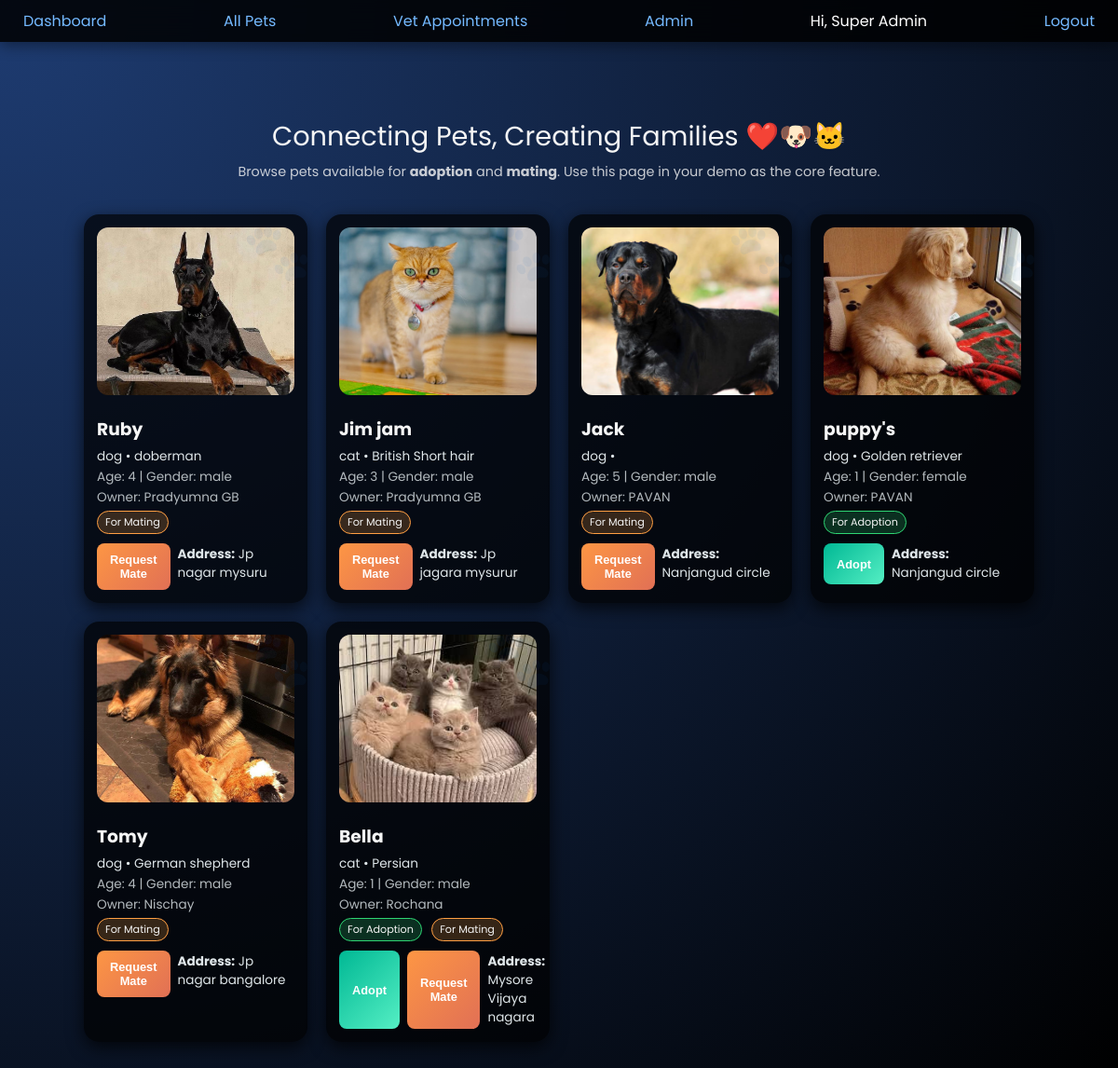
The page /pets (signed in) on the database its author committed.
### models.py (models this page shows)
class User(UserMixin, db.Model):
    __tablename__ = "users"
    id = db.Column(db.Integer, primary_key=True)
    name = db.Column(db.String(120), nullable=False)
    email = db.Column(db.String(120), unique=True, nullable=False)
    password_hash = db.Column(db.String(255), nullable=False)
    role = db.Column(db.String(20), default="owner")  # owner / vet / admin
    city = db.Column(db.String(120))  # optional: for location-based matching
    pets = db.relationship("Pet", backref="owner", lazy=True)

class Pet(db.Model):
    __tablename__ = "pets"
    id = db.Column(db.Integer, primary_key=True)
    name = db.Column(db.String(120), nullable=False)
    species = db.Column(db.String(50), nullable=False)  # dog / cat
    image = db.Column(db.String(200))  # filename of uploaded image
    address = db.Column(db.String(255))  # pet exact location / address
    breed = db.Column(db.String(120))
    age = db.Column(db.Integer)
    gender = db.Column(db.String(10))  # male / female
    color = db.Column(db.String(50))
    weight_kg = db.Column(db.Float)
    city = db.Column(db.String(120))  # city of the pet
    is_for_adoption = db.Column(db.Boolean, default=False)
    is_for_mating = db.Column(db.Boolean, default=False)
    vaccinated = db.Column(db.Boolean, default=False)
    dewormed = db.Column(db.Boolean, default=False)
    pedigree_certified = db.Column(db.Boolean, default=False)
    neutered = db.Column(db.Boolean, default=False)
    temperament = db.Column(db.String(120))  # calm / playful / friendly / etc.
    health_notes = db.Column(db.Text)
    owner_id = db.Column(db.Integer, db.ForeignKey("users.id"), nullable=False)

### app.py (the view)
@app.route("/pets")
@login_required
def pets():
    all_pets = Pet.query.all()
    return render_template("pets.html", all_pets=all_pets)

### app.py (called while the page is built)
@login_manager.user_loader
def load_user(user_id):
    return User.query.get(int(user_id))

### templates/pets.html
{% extends "base.html" %}
{% block content %}
<div class="container">
  <div class="hero">
    <div class="hero-title">Connecting Pets, Creating Families ❤️🐶🐱</div>
    <div class="hero-subtitle">
      Browse pets available for <strong>adoption</strong> and <strong>mating</strong>. Use this page in your demo as the core feature.
    </div>
  </div>
  {% if all_pets|length == 0 %}
    <p>No pets added yet. Use the add‑pet form to create some demo entries.</p>
  {% else %}
  <div class="pet-grid">
    {% for pet in all_pets %}
    <div class="pet-card">
      <img src="{{ url_for('static', filename='images/pets/' ~ (pet.image or 'dog1.jpg')) }}" alt="{{ pet.name }}">
      <h3>{{ pet.name }}</h3>
      <p>{{ pet.species }} • {{ pet.breed }}</p>
      <p class="pet-meta">
        Age: {{ pet.age or 'N/A' }} |
        Gender: {{ pet.gender or 'N/A' }}
      </p>
      <p class="pet-meta">
        Owner: {{ pet.owner.name if pet.owner else 'Unknown' }}
      </p>
      <div>
        {% if pet.is_for_adoption %}
          <span class="badge adopt">For Adoption</span>
        {% endif %}
        {% if pet.is_for_mating %}
          <span class="badge mate">For Mating</span>
        {% endif %}
      </div>
      <div class="actions">
        {% if pet.is_for_adoption %}
          <button class="btn adopt-btn" type="button">Adopt</button>
        {% endif %}
        {% if pet.is_for_mating %}
          <button class="btn mate-btn" type="button">Request Mate</button>
        {% endif %}
        <p><strong>Address:</strong> {{ pet.address }}</p>
      </div>
    </div>
    {% endfor %}
  </div>
  {% endif %}
</div>
{% endblock %}

### templates/base.html (shortened to what this page needs)
<!doctype html>
<html lang="en">
<head>
  <link rel="stylesheet" href="{{ url_for('static', filename='style.css') }}">
</head>
<body>
<nav>
  <a href="{{ url_for('dashboard') }}">Dashboard</a>
  <a href="{{ url_for('pets') }}">All Pets</a>
  <a href="{{ url_for('appointments') }}">Vet Appointments</a>
  {% if current_user.is_authenticated %}
    {% if current_user.role == "admin" %}
      <a href="{{ url_for('admin_dashboard') }}">Admin</a>
    {% endif %}
    <span>Hi, {{ current_user.name }}</span>
    <a href="{{ url_for('logout') }}">Logout</a>
  {% else %}
    <a href="{{ url_for('login') }}">Login</a>
    <a href="{{ url_for('register') }}">Register</a>
  {% endif %}
</nav>
<div class="container">
  {% block content %}{% endblock %}
</div>
</body>
</html>

### static/style.css (style rules this page uses)
* { box-sizing: border-box; }
body { margin: 0; font-family: 'Poppins', sans-serif; background: radial-gradient(circle at top left, #1e3c72, #000); color: #f5f5f5; }
a { color: #74b9ff; text-decoration: none; }
.container { max-width: 1100px; margin: 0 auto; padding: 20px; }
nav { background: rgba(0,0,0,0.85); backdrop-filter: blur(10px); color: #fff; display: flex; justify-content: space-between; align-items: center; padding: 10px 25px; position: sticky; top: 0; z-index: 10; box-shadow: 0 4px 15px rgba(0,0,0,0.4); }
button, .btn { display: inline-block; padding: 10px 14px; border-radius: 8px; border: none; font-weight: 600; cursor: pointer; transition: transform 0.2s ease, box-shadow 0.2s ease, background 0.2s ease; background: linear-gradient(135deg, #00cec9, #0984e3); color: #fff; }
.pet-grid { display: grid; grid-template-columns: repeat(auto-fit, minmax(240px, 1fr)); gap: 20px; margin-top: 25px; }
.pet-card { background: rgba(0,0,0,0.7); border-radius: 16px; padding: 14px; box-shadow: 0 6px 18px rgba(0,0,0,0.7); position: relative; overflow: hidden; transition: transform 0.25s ease, box-shadow 0.25s ease; }
.pet-card::before { content: "🐾"; position: absolute; font-size: 60px; opacity: 0.06; right: -5px; top: -5px; }
.pet-card img { width: 100%; height: 180px; object-fit: cover; border-radius: 12px; margin-bottom: 10px; }
.pet-card h3 { margin: 5px 0; }
.pet-card p { margin: 2px 0; font-size: 0.85rem; color: #dfe6e9; }
.pet-meta { font-size: 0.78rem; opacity: 0.8; }
.badge { display: inline-block; padding: 3px 8px; border-radius: 999px; font-size: 0.7rem; margin-right: 6px; }
.badge.adopt { background: rgba(46, 213, 115, 0.2); border: 1px solid #2ed573; }
.badge.mate { background: rgba(255, 159, 67, 0.2); border: 1px solid #ff9f43; }
.actions { margin-top: 10px; display: flex; gap: 8px; }
.actions .btn { flex: 1; font-size: 0.8rem; }
.btn.adopt-btn { background: linear-gradient(135deg, #00b894, #55efc4); }
.btn.mate-btn { background: linear-gradient(135deg, #fd9644, #e17055); }
.hero { padding: 40px 20px 10px 20px; text-align: center; }
.hero-title { font-size: 1.8rem; margin-bottom: 6px; }
.hero-subtitle { font-size: 0.9rem; opacity: 0.8; }

### rows shown on the page
User: name "Super Admin"
Pet: image (picture), name "Ruby", species "dog", breed "doberman", age "4", gender "male", owner "Pradyumna GB", is_for_mating "For Mating", address "Jp nagar mysuru"
Pet: image (picture), name "Jim jam", species "cat", breed "British Short hair", age "3", gender "male", owner "Pradyumna GB", is_for_mating "For Mating", address "Jp jagara mysurur"
Pet: image (picture), name "Jack", species "dog", age "5", gender "male", owner "PAVAN", is_for_mating "For Mating", address "Nanjangud circle"
Pet: image (picture), name "puppy's", species "dog", breed "Golden retriever", age "1", gender "female", owner "PAVAN", is_for_adoption "For Adoption", address "Nanjangud circle"
Pet: image (picture), name "Tomy", species "dog", breed "German shepherd", age "4", gender "male", owner "Nischay", is_for_mating "For Mating", address "Jp nagar bangalore"
Pet: image (picture), name "Bella", species "cat", breed "Persian", age "1", gender "male", owner "Rochana", is_for_adoption "For Adoption", is_for_mating "For Mating", address "Mysore Vijaya nagara"
